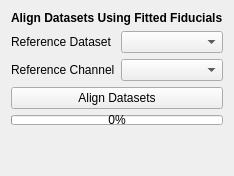
         <widget class="QWidget" name="tab_3">
          <attribute name="title">
           <string>Align</string>
          </attribute>
          <layout class="QVBoxLayout" name="verticalLayout_21">
           <item>
            <widget class="QLabel" name="label_30">
             <property name="font">
              <font>
               <weight>75</weight>
               <bold>true</bold>
              </font>
             </property>
             <property name="text">
              <string>Align Datasets Using Fitted Fiducials</string>
             </property>
            </widget>
           </item>
           <item>
            <layout class="QFormLayout" name="formLayout_10">
             <item row="0" column="0">
              <widget class="QLabel" name="label_31">
               <property name="text">
                <string>Reference Dataset</string>
               </property>
              </widget>
             </item>
             <item row="0" column="1">
              <widget class="QComboBox" name="align_reference_dataset"/>
             </item>
             <item row="1" column="0">
              <widget class="QLabel" name="label_33">
               <property name="text">
                <string>Reference Channel</string>
               </property>
              </widget>
             </item>
             <item row="1" column="1">
              <widget class="QComboBox" name="align_reference_channel"/>
             </item>
            </layout>
           </item>
           <item>
            <widget class="QPushButton" name="pixseq_align_datasets">
             <property name="text">
              <string>Align Datasets</string>
             </property>
            </widget>
           </item>
           <item>
            <widget class="QProgressBar" name="align_progressbar">
             <property name="sizePolicy">
              <sizepolicy hsizetype="Minimum" vsizetype="Minimum">
               <horstretch>0</horstretch>
               <verstretch>0</verstretch>
              </sizepolicy>
             </property>
             <property name="minimumSize">
              <size>
               <width>0</width>
               <height>0</height>
              </size>
             </property>
             <property name="maximumSize">
              <size>
               <width>16777215</width>
               <height>10</height>
              </size>
             </property>
             <property name="value">
              <number>0</number>
             </property>
            </widget>
           </item>
           <item>
            <spacer name="verticalSpacer_20">
             <property name="orientation">
              <enum>Qt::Vertical</enum>
             </property>
             <property name="sizeHint" stdset="0">
              <size>
               <width>20</width>
               <height>40</height>
              </size>
             </property>
            </spacer>
           </item>
          </layout>
         </widget>
